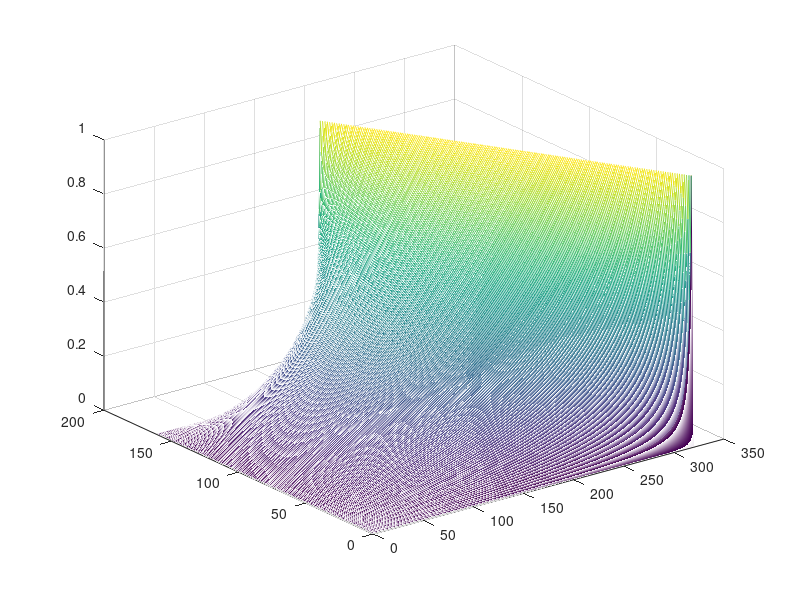

The MATLAB script that drew this image: (Note: this script raises an error after producing the figure.)
clc; clear;
uarr=[];
%
% nx=71;
% nx=301;
% nx=71*3+1;
nx=20*2*2*2*2+1;

ny=(nx+1)/2;
narr=[];
%
% nx=(nx-1)*2+1;
% ny=nx;
x=linspace(0,1,nx)';
y=linspace(0,1,ny)';
dx=mean(diff(x));
dy=mean(diff(y));

%d2udx2-1=0
g=zeros(nx*ny,1); %laplacian d2x+d2y
u=g; %u d2udx2+d2udy2
J=sparse(nx*ny,nx*ny,0);
%
% f=x*0-1*x.^2+1;
% f=x*0-1*x+1;
f=u*0;
% f=cos(pi*x);
%

g=zeros(nx*ny,1);
% u=g-1;
J=sparse(nx*ny,nx*ny,0);
B=J;

ii=zeros(4*nx*ny,1); jj=ii; vv=ii; iip=1;
iib=zeros(4*nx*ny,1); jjb=iib; vvb=iib; iipb=1;
%
for ix=1+1:length(x)-1
    for iy=1+1:length(y)-1
            % %second order
            ipf=(iy+(ix-1)*ny-1)+1;
            ipfxp=(iy+(ix+1-1)*ny-1)+1;
            ipfxm=(iy+(ix-1-1)*ny-1)+1;
            ipfyp=(iy+1+(ix-1)*ny-1)+1;
            ipfym=(iy-1+(ix-1)*ny-1)+1;
            ip=ipf;

        if (ix+iy<2*ny)
            g(ip)=g(ip)+(u(ipfxp)+u(ipfxm)-2*u(ipf))/dx/dx;
            g(ip)=g(ip)+(u(ipfyp)+u(ipfym)-2*u(ipf))/dy/dy;
            ii(iip)=ip; jj(iip)=ipfxp; vv(iip)=1/dx/dx; iip=iip+1;
            ii(iip)=ip; jj(iip)=ipfxm; vv(iip)=1/dx/dx; iip=iip+1;
            ii(iip)=ip; jj(iip)=ipfyp; vv(iip)=1/dy/dy; iip=iip+1;
            ii(iip)=ip; jj(iip)=ipfym; vv(iip)=1/dy/dy; iip=iip+1;
            ii(iip)=ip; jj(iip)=ipf; vv(iip)=-2/dx/dx; iip=iip+1;
            ii(iip)=ip; jj(iip)=ipf; vv(iip)=-2/dy/dy; iip=iip+1;

%             u(ip)=2;
        elseif((ix+iy)==2*ny)
%              u(ip)=3;
         g(ip)=g(ip)+u(ipf)-1;
   ii(iip)=ip; jj(iip)=ipf; vv(iip)=1; iip=iip+1;

        else
%             u(ip)=-1;

         g(ip)=g(ip)+u(ipf);
   ii(iip)=ip; jj(iip)=ipf; vv(iip)=1; iip=iip+1;
        end
        % iib(iipb)=ipf; jjb(iipb)=ipf; vvb(iipb)=1; iipb=iipb+1;

        %fourth order what a magic
        % ipf=(iy+(ix-1)*ny-1)+1;
        % ipfxp=(iy+(ix+1-1)*ny-1)+1;
        % ipfxpyp=(iy+1+(ix+1-1)*ny-1)+1;
        % ipfxpym=(iy-1+(ix+1-1)*ny-1)+1;
        % ipfxmyp=(iy+1+(ix-1-1)*ny-1)+1;
        % ipfxmym=(iy-1+(ix-1-1)*ny-1)+1;
        % ipfxm=(iy+(ix-1-1)*ny-1)+1;
        % ipfyp=(iy+1+(ix-1)*ny-1)+1;
        % ipfym=(iy-1+(ix-1)*ny-1)+1;
        % ip=ipf;
        %
        % % g(ip)=g(ip)+(u(ipfxp)+u(ipfxm)+u(ipfyp)+u(ipfym)-4*u(ipf))/dx/dx;
        % ii(iip)=ip; jj(iip)=ipfxp; vv(iip)=4/6/dx/dx; iip=iip+1;
        % ii(iip)=ip; jj(iip)=ipfxpyp; vv(iip)=1/6/dx/dx; iip=iip+1;
        % ii(iip)=ip; jj(iip)=ipfxpym; vv(iip)=1/6/dx/dx; iip=iip+1;
        % ii(iip)=ip; jj(iip)=ipfxm; vv(iip)=4/6/dx/dx; iip=iip+1;
        % ii(iip)=ip; jj(iip)=ipfxmyp; vv(iip)=1/6/dx/dx; iip=iip+1;
        % ii(iip)=ip; jj(iip)=ipfxmym; vv(iip)=1/6/dx/dx; iip=iip+1;
        % ii(iip)=ip; jj(iip)=ipfyp; vv(iip)=4/6/dx/dx; iip=iip+1;
        % ii(iip)=ip; jj(iip)=ipfym; vv(iip)=4/6/dx/dx; iip=iip+1;
        % ii(iip)=ip; jj(iip)=ipf; vv(iip)=-20/6/dx/dx; iip=iip+1;
        %
        %
        %
        % iib(iipb)=ipf; jjb(iipb)=ipf; vvb(iipb)=8/12; iipb=iipb+1;
        % iib(iipb)=ipf; jjb(iipb)=ipfxp; vvb(iipb)=1/12; iipb=iipb+1;
        % iib(iipb)=ipf; jjb(iipb)=ipfxm; vvb(iipb)=1/12; iipb=iipb+1;
        % iib(iipb)=ipf; jjb(iipb)=ipfyp; vvb(iipb)=1/12; iipb=iipb+1;
        % iib(iipb)=ipf; jjb(iipb)=ipfym; vvb(iipb)=1/12; iipb=iipb+1;


    end
end

% %forcing
% for ix=1:length(x)
%     for iy=1:length(y)
%         ipf=(iy+(ix-1)*ny-1)+1;
% f(ipf)=-cos(pi/2*x(ix))*cos(pi/2*y(iy));
%     end
% end
%
%
%corners
ix=1; iy=1; ip=iy+(ix-1)*ny;
g(ip)=u(ip);
ii(iip)=ip; jj(iip)=ip; vv(iip)=1; iip=iip+1;

ix=1; iy=ny; ip=iy+(ix-1)*ny; g(ip)=u(ip);
ii(iip)=ip; jj(iip)=ip; vv(iip)=1; iip=iip+1;

ix=nx; iy=1; ip=iy+(ix-1)*ny; g(ip)=u(ip);
ii(iip)=ip; jj(iip)=ip; vv(iip)=1; iip=iip+1;

ix=nx; iy=ny; ip=iy+(ix-1)*ny; g(ip)=u(ip);
ii(iip)=ip; jj(iip)=ip; vv(iip)=1; iip=iip+1;


%bords
for iy=1+1:length(y)-1
    %left
    ix=1; ip=iy+(ix-1)*ny; g(ip)=u(ip);
    %         J(ip,ip)=1;
    ii(iip)=ip; jj(iip)=ip; vv(iip)=1; iip=iip+1;

    ix=nx; ip=iy+(ix-1)*ny; g(ip)=u(ip);
    %         J(ip,ip)=1;
    ii(iip)=ip; jj(iip)=ip; vv(iip)=1; iip=iip+1;

end
for ix=1+1:length(x)-1
    iy=1; ip=iy+(ix-1)*ny; g(ip)=u(ip);
    %         J(ip,ip)=1;
    ii(iip)=ip; jj(iip)=ip; vv(iip)=1; iip=iip+1;

    iy=ny; ip=iy+(ix-1)*ny; g(ip)=u(ip);
    %         J(ip,ip)=1;
    ii(iip)=ip; jj(iip)=ip; vv(iip)=1; iip=iip+1;

end
%
J=J+sparse([ii(1:iip-1);nx*ny],[jj(1:iip-1);nx*ny],[vv(1:iip-1);0]);
% B=B+sparse([iib(1:iipb-1);nx*ny],[jjb(1:iipb-1);nx*ny],[vvb(1:iipb-1);0]);
%

%
tic;
u=u-J\g;
% u=J\(B*f);
toc;
% norm(g)
%
% plt
clf;
uPhys=reshape(u,[ny,nx]);
% mesh(x,y,uPhys);
mesh(1:nx,1:ny,uPhys);
save("dataCart-"+num2str(nx),'x','y','uPhys','nx');
%%
% pcolor(1:nx,1:ny,uPhys); shading interp; colormap(parula(8))
pcolor(x,y,uPhys); shading interp; colormap(parula(8))

%%
ix=(length(x)+1)/2; iy=(length(y)+1)/2; ip=iy+(ix-1)*ny;
uarr=[uarr;u(ip)]
narr=[narr;nx];
nx=(nx-1)*2+1;
% anal=-1/pi/pi*2
%%
save('centerFD2','narr','uarr');

%%
% clf;
B=zeros(nx,ny); B(2:end-1,2:end-1)=1; B=reshape(B,[nx*ny,1]); B=sparse(1:length(B),1:length(B),B);
% [ev,evs]=eig(full(J)); evs=diag(evs);
[ev,evs]=eigs((J),B,20,2); evs=diag(evs);
save('evsFD','evs')
% plot(evs,'x');

uarr=[uarr;real(evs(1:5)')]
narr=[narr;nx];
%%
save('evsFD',"uarr","narr");

%%
% i=1;
u=real(ev(:,i));
uPhys=reshape(u,[ny,nx]);
mesh(x,y,uPhys);
i=i+1;
%%
d=diff(uarr)
d(1)/d(2)
%%
clf;
loglog(narr,abs(uarr-2/pi/pi),'x-'); hold on;
loglog(narr,narr.^(-2),'-')
loglog(narr,narr.^(-4),'-')
